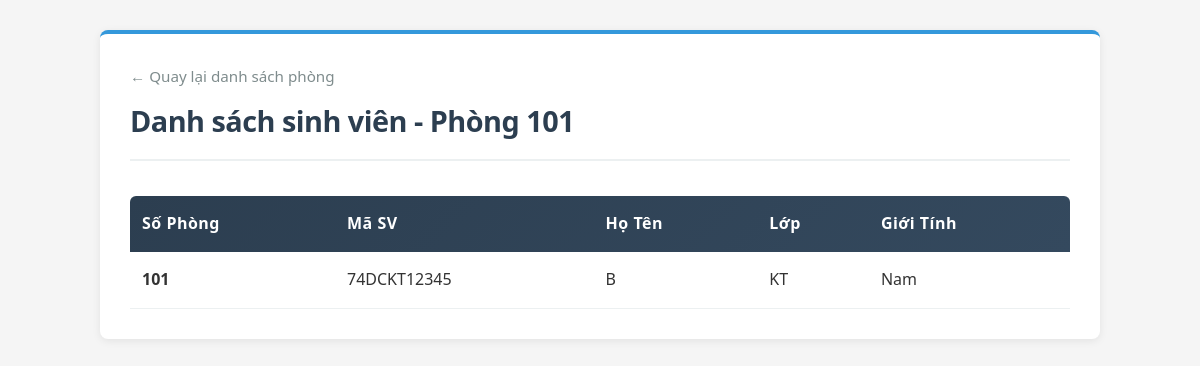
Page /QuanLyKTX_API/Public/room/danhsach/A101 (signed in) on the committed database.
### tables this page shows
CREATE TABLE `hopdong` (
  `mahopdong` varchar(20) NOT NULL,
  `masv` varchar(20) DEFAULT NULL,
  `maphong` varchar(20) DEFAULT NULL,
  `batdau` date DEFAULT NULL,
  `hethan` date DEFAULT NULL,
  `trangthai` varchar(20) DEFAULT NULL,
  `created_at` timestamp NOT NULL DEFAULT current_timestamp()
);

CREATE TABLE `phong` (
  `id` int(11) NOT NULL,
  `maphong` varchar(20) NOT NULL,
  `sophong` varchar(10) DEFAULT NULL,
  `toa` varchar(5) DEFAULT NULL,
  `succhua` int(11) DEFAULT 8,
  `phonghientai` int(11) DEFAULT 0,
  `gia` decimal(10,2) DEFAULT NULL,
  `trangthai` varchar(20) DEFAULT NULL,
  `created_at` timestamp NOT NULL DEFAULT current_timestamp()
);

CREATE TABLE `sinhvien` (
  `id` int(11) NOT NULL,
  `masv` varchar(20) NOT NULL,
  `hoten` varchar(100) NOT NULL,
  `lop` varchar(20) DEFAULT NULL,
  `gioitinh` varchar(10) DEFAULT NULL,
  `cccd` varchar(20) DEFAULT NULL,
  `sodienthoai` varchar(15) DEFAULT NULL,
  `email` varchar(100) DEFAULT NULL,
  `diachi` text DEFAULT NULL,
  `created_at` timestamp NOT NULL DEFAULT current_timestamp()
);

### QuanLyKTX_API/Controllers/RoomController.php (called while the page is built, shortened)
<?php
class RoomController extends Controller {
    private $roomService;
    public function __construct() {
        $this->roomService = new RoomService();
    }
    public function danhsach($maphong = null) {
        $room = $this->roomService->getStudentsInRoom($maphong);
        $this->view('room/danhsach', [
            'title' => 'Danh Sách Phòng',
            'room' => $room
        ]);
    }
}

### QuanLyKTX_API/Config/Database.php (called while the page is built, shortened)
<?php
class Database {
    private static $connection = null;
    public static function getConnection() {
        if (self::$connection === null) {
            $host = 'localhost';
            $user = 'root';
            $pass = '';
            $db   = 'quanlykytucxa';
            $port = 3306;
            self::$connection = new \mysqli($host, $user, $pass, $db, $port);
            self::$connection->set_charset("utf8");
        }
        return self::$connection;
    }
}

### QuanLyKTX_API/Services/RoomService.php (called while the page is built, shortened)
<?php
class RoomService {
    private $roomRepo;
    public function __construct() {
        $this->roomRepo = new RoomRepository();
    }
    public function getStudentsInRoom($maphong) {
        return $this->roomRepo->svinroom($maphong);
    }
}

### QuanLyKTX_API/Core/Repository.php (called while the page is built, shortened)
<?php
abstract class Repository {
    public function __construct() {
        $this->db = \Config\Database::getConnection();
    }
}

### QuanLyKTX_API/Models/RoomRepository.php (called while the page is built, shortened)
<?php
class RoomRepository extends Repository {
    public function svinroom($maphong) {
        $sql = "SELECT p.*, s.masv, s.hoten, s.gioitinh, s.lop, s.cccd, s.sodienthoai, s.email,
                       h.mahopdong, h.batdau, h.hethan, h.trangthai as trangthai_hd
                FROM phong p
                LEFT JOIN hopdong h ON p.maphong = h.maphong AND h.trangthai = 'Đang Hoạt Động'
                LEFT JOIN sinhvien s ON h.masv = s.masv
                WHERE p.maphong = ?
                ORDER BY s.masv ASC";
        $stmt = $this->db->prepare($sql);
        $stmt->bind_param('s', $maphong);
        $stmt->execute();
        $result = $stmt->get_result();
        $roomData = null;
        $students = [];
        while ($row = $result->fetch_assoc()) {
            if (!$roomData) {
                $roomData = [
                    'maphong' => $row['maphong'],
                    'sophong' => $row['sophong'],
                    'toa' => $row['toa'],
                    'succhua' => $row['succhua'],
                    'phonghientai' => $row['phonghientai'],
                    'trangthai' => $row['trangthai'],
                    'gia' => $row['gia']
                ];
            }
            if ($row['masv']) {
                $students[] = [
                    'masv' => $row['masv'],
                    'hoten' => $row['hoten'],
                    'gioitinh' => $row['gioitinh'],
                    'lop' => $row['lop'],
                    'cccd' => $row['cccd'],
                    'sodienthoai' => $row['sodienthoai'],
                    'email' => $row['email'],
                    'mahopdong' => $row['mahopdong'],
                    'batdau' => $row['batdau'],
                    'hethan' => $row['hethan'],
                    'trangthai_hd' => $row['trangthai_hd']
                ];
            }
        }
        if ($roomData) {
            $roomData['students'] = $students;
        }
        return $roomData;
    }
}

### QuanLyKTX_API/Views/room/danhsach.php (the view, shortened to what this page needs)
<?php
$pageTitle = 'Danh sách sinh viên - Phòng ' . ($room['sophong'] ?? '');
$students  = $room['students'] ?? [];
?>
<!DOCTYPE html>
<html lang="vi">
<head>
    <link rel="stylesheet" href="<?= PUBLIC_URL ?>css/danhsach.css?v=<?= time() ?>">
</head>
<body>
    <div class="container">
        <div class="header">
            <a class="back-link" href="<?= BASE_URL ?>room">← Quay lại danh sách phòng</a>
            <h1><?= htmlspecialchars($pageTitle) ?></h1>
        </div>
        <?php if (empty($students)): ?>
            <div class="empty-state">
                <p>📭 Chưa có sinh viên nào đang ở trong phòng này.</p>
            </div>
        <?php else: ?>
            <div class="table-responsive">
                <table>
                    <thead>
                        <tr>
                            <th>Số Phòng</th>
                            <th>Mã SV</th>
                            <th>Họ Tên</th>
                            <th>Lớp</th>
                            <th>Giới Tính</th>
                        </tr>
                    </thead>
                    <tbody>
                        <?php foreach ($students as $st): ?>
                            <tr>
                                <td><strong><?= htmlspecialchars($room['sophong'] ?? '') ?></strong></td>
                                <td><?= htmlspecialchars($st['masv'] ?? '') ?></td>
                                <td><?= htmlspecialchars($st['hoten'] ?? '') ?></td>
                                <td><?= htmlspecialchars($st['lop'] ?? '') ?></td>
                                <td><?= htmlspecialchars($st['gioitinh'] ?? '') ?></td>
                            </tr>
                        <?php endforeach; ?>
                    </tbody>
                </table>
            </div>
        <?php endif; ?>
    </div>
</body>
</html>

### QuanLyKTX_API/Public/css/danhsach.css (style rules this page uses)
* { margin: 0; padding: 0; box-sizing: border-box; }
body { font-family: 'Segoe UI', Tahoma, Geneva, Verdana, sans-serif; background-color: #f5f5f5; color: #333; line-height: 1.6; padding: 20px; }
.container { max-width: 1000px; margin: 10px auto; background: white; padding: 30px; border-radius: 8px; box-shadow: 0 2px 8px rgba(0, 0, 0, 0.08); border-top: 4px solid #3498db; animation: fadeIn 0.4s ease-in; }
.header { display: flex; flex-direction: column; gap: 5px; margin-bottom: 25px; padding-bottom: 15px; border-bottom: 2px solid #ecf0f1; }
.header h1 { color: #2c3e50; font-size: 1.8em; font-weight: 700; letter-spacing: -0.5px; }
.back-link { color: #7f8c8d; text-decoration: none; font-weight: 500; font-size: 0.95em; transition: color 0.3s ease; display: inline-block; margin-bottom: 5px; }
table { width: 100%; border-collapse: collapse; margin-top: 10px; background: white; }
table thead tr { background: linear-gradient(135deg, #2c3e50 0%, #34495e 100%); color: white; }
table th { padding: 15px 12px; text-align: left; font-weight: 600; letter-spacing: 0.5px; }
table th:first-child { border-top-left-radius: 6px; }
table th:last-child { border-top-right-radius: 6px; }
table td { padding: 15px 12px; border-bottom: 1px solid #ecf0f1; vertical-align: middle; white-space: nowrap; }
table tbody tr { transition: background-color 0.2s ease; }
.table-responsive { overflow-x: auto; }

### rows in the picture
hopdong: phong.sophong "Danh sách sinh viên - Phòng 101", phong.sophong "101", sinhvien.masv "74DCKT12345", sinhvien.hoten "B", sinhvien.lop "KT", sinhvien.gioitinh "Nam"
